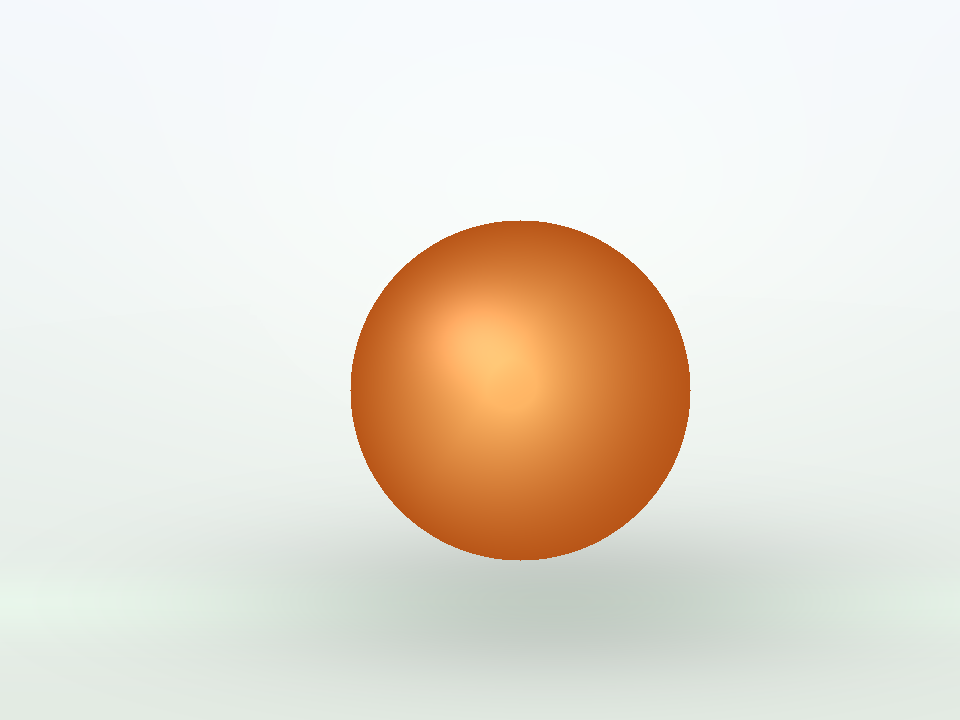
#> input picture 人形机器人综合实践课(2025年1期)/十、经典图像处理算法/doc/Lec10/images/01_ball_clean.png, 960 x 720 px
$ python demo.py
#> lines starting #> are read from the running program, lines starting #| are printed output that depends on the picture; after the words box and inside, x2 and y2 are one past the last pixel; in counts of white or black regions, pixels touching at a corner belong together
"""第十讲 OpenCV 颜色目标检测教学脚本.

按步骤演示 "读图 → 通道 → 滤波 → HSV 阈值 → 形态学 → 轮廓质心",
每一步都会弹出 cv2.imshow 窗口,按任意键进入下一步.
运行方式:
    python demo.py                                   # 默认理想图
    python demo.py --image images/02_ball_floor_bg.png
    python demo.py --tuner                           # 现场 HSV 调参
"""

from __future__ import annotations

import argparse
from pathlib import Path

import cv2
import numpy as np

HERE = Path(__file__).resolve().parent
DEFAULT_IMAGE = HERE / "images" / "01_ball_clean.png"

# 橙色球的 HSV 默认范围 (OpenCV 约定: H ∈ [0,180], S/V ∈ [0,255])
HSV_LOWER = np.array([5, 120, 120], dtype=np.uint8)
HSV_UPPER = np.array([20, 255, 255], dtype=np.uint8)


# ---------------------------------------------------------------------------
# 辅助函数
# ---------------------------------------------------------------------------
MAX_DISPLAY_W = 640  # 显示窗口宽度上限，超出则缩放


def _fit(image: np.ndarray) -> np.ndarray:
    """若图像宽度超过 MAX_DISPLAY_W, 等比缩小后返回; 否则原样返回."""
    h, w = image.shape[:2]
    if w <= MAX_DISPLAY_W:
        return image
    scale = MAX_DISPLAY_W / w
    return cv2.resize(image, (MAX_DISPLAY_W, int(h * scale)), interpolation=cv2.INTER_AREA)


def _show(title: str, image: np.ndarray, out_dir: Path, filename: str) -> None:
    """弹窗展示并同步保存到 outputs/<stem>/ 供教学手册截图使用."""
    out_dir.mkdir(parents=True, exist_ok=True)
    cv2.imwrite(str(out_dir / filename), image)
    cv2.imshow(title, _fit(image))


def _wait_and_close() -> None:
    print("  [按任意键进入下一步]")
    cv2.waitKey(0)
    cv2.destroyAllWindows()


# ---------------------------------------------------------------------------
# Step 0: 读图与显示
# ---------------------------------------------------------------------------
def step0_read_and_show(image_path: Path, out_dir: Path) -> np.ndarray:
    print("\n[Step 0] 读图与显示 —— OpenCV 默认 BGR")
    img = cv2.imread(str(image_path))
#> img is the input picture: shape (720, 960, 3); mean B, G, R 213.4, 224.9, 231.8
    if img is None:
        raise FileNotFoundError(f"无法读取图片: {image_path}")
    h, w, c = img.shape
#> h = 720; w = 960; c = 3
    print(f"  文件: {image_path.name}")
    print(f"  尺寸: height={h}, width={w}, channels={c}")
#|   尺寸: height=720, width=960, channels=3
    print(f"  dtype: {img.dtype}  (注意: 通道顺序为 BGR, 不是 RGB)")
#|   dtype: uint8  (注意: 通道顺序为 BGR, 不是 RGB)
    _show("Step0 Original (BGR)", img, out_dir, "step0_original.png")
    _wait_and_close()
    return img


# ---------------------------------------------------------------------------
# Step 1: RGB 三通道
# ---------------------------------------------------------------------------
def step1_rgb_channels(img: np.ndarray, out_dir: Path) -> None:
    print("\n[Step 1] RGB 三通道可视化")
    b, g, r = cv2.split(img)  # OpenCV 顺序是 B,G,R
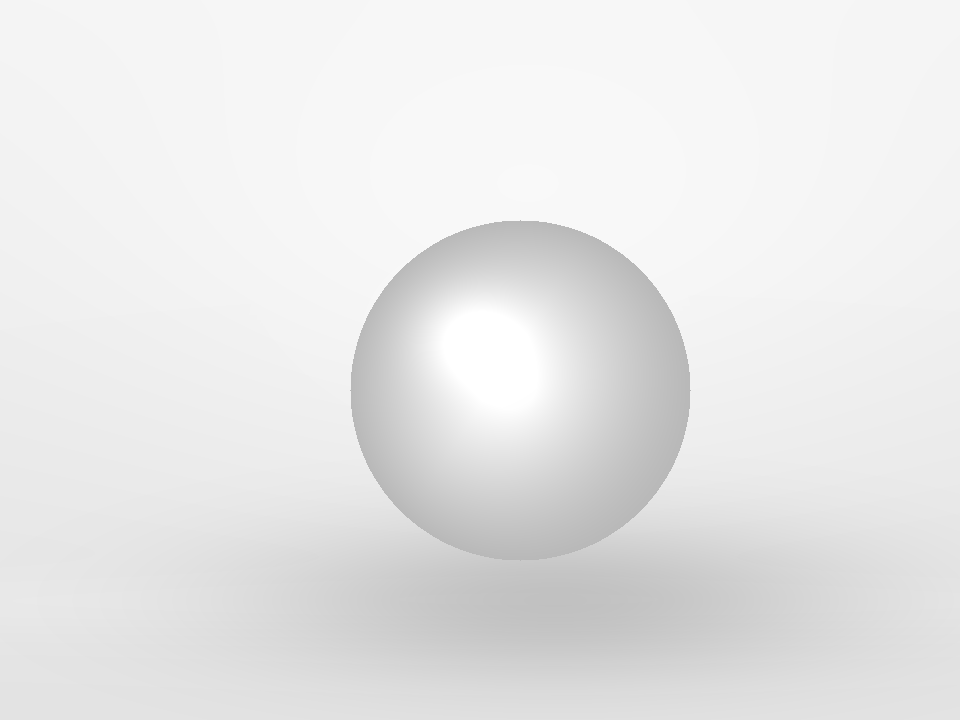
#> r: shape (720, 960); min 184, max 255, mean 231.8
    cv2.imshow("Step1 B channel", _fit(b))
    cv2.imshow("Step1 G channel", _fit(g))
    cv2.imshow("Step1 R channel", _fit(r))
    cv2.imwrite(str(out_dir / "step1_channel_B.png"), b)
    cv2.imwrite(str(out_dir / "step1_channel_G.png"), g)
    cv2.imwrite(str(out_dir / "step1_channel_R.png"), r)
    print(f"  B mean={b.mean():.1f}  G mean={g.mean():.1f}  R mean={r.mean():.1f}")
#|   B mean=213.4  G mean=224.9  R mean=231.8
    print("  橙色球在 R 通道上最亮, 在 B 通道上最暗 —— 但颜色筛选依旧困难")
    _wait_and_close()


# ---------------------------------------------------------------------------
# Step 2: HSV 三通道
# ---------------------------------------------------------------------------
def step2_hsv_channels(img: np.ndarray, out_dir: Path) -> np.ndarray:
    print("\n[Step 2] 转 HSV 并拆通道 ")
    hsv = cv2.cvtColor(img, cv2.COLOR_BGR2HSV)
#> hsv: shape (720, 960, 3); mean H, S, V 69.3, 30.9, 237
    h, s, v = cv2.split(hsv)
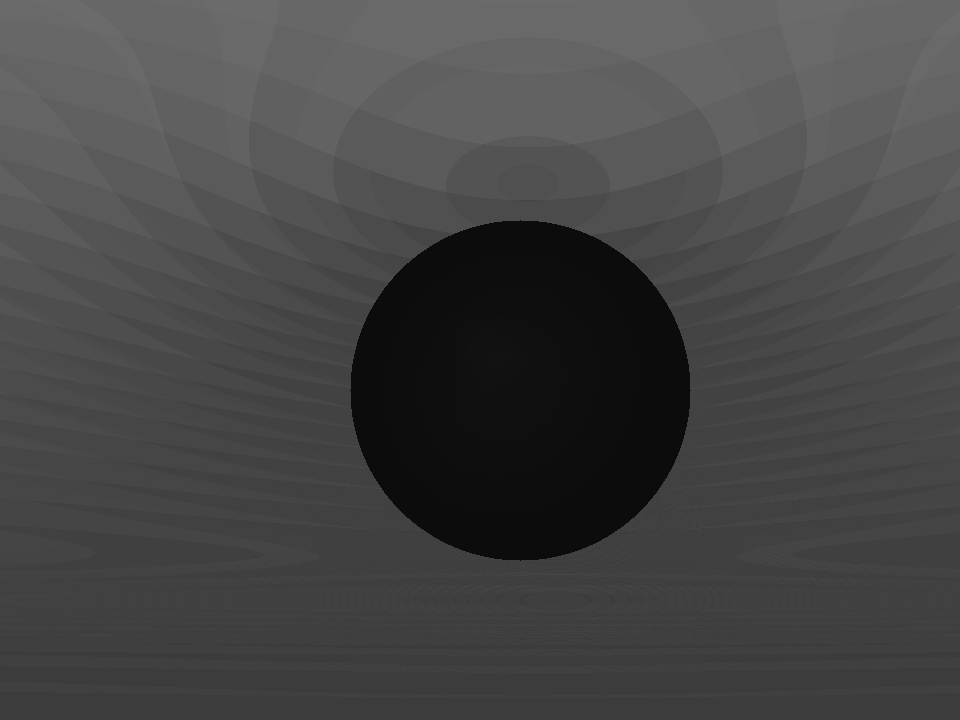
#> h: shape (720, 960); min 11, max 107, mean 69.3
    cv2.imshow("Step2 H (hue, 0-180)", _fit(h))
    cv2.imshow("Step2 S (saturation)", _fit(s))
    cv2.imshow("Step2 V (value)", _fit(v))
    cv2.imwrite(str(out_dir / "step2_channel_H.png"), h)
    cv2.imwrite(str(out_dir / "step2_channel_S.png"), s)
    cv2.imwrite(str(out_dir / "step2_channel_V.png"), v)
    print(f"  H range: [{h.min()}, {h.max()}]  (OpenCV 约定 0-180)")
#|   H range: [11, 107]  (OpenCV 约定 0-180)
    print(f"  S range: [{s.min()}, {s.max()}]  V range: [{v.min()}, {v.max()}]")
#|   S range: [3, 223]  V range: [184, 255]
    print("  橙色球在 H 通道聚集成一块稳定区域, 这正是我们能用 inRange 切出它的原因")
    _wait_and_close()
    return hsv


# ---------------------------------------------------------------------------
# Step 3: 高斯滤波
# ---------------------------------------------------------------------------
def step3_blur(img: np.ndarray, out_dir: Path) -> np.ndarray:
    print("\n[Step 3] 高斯滤波 —— 削弱噪声, 让颜色面稳定")
    blurred = cv2.GaussianBlur(img, (5, 5), 0)
    pair = np.hstack([img, blurred])
    cv2.imshow("Step3 Before | After GaussianBlur(5x5)", _fit(pair))
#> in _fit (call 8), `return cv2.resize(image, (MAX_DISPLAY_W, int(h * scale)), interpolatio..`:
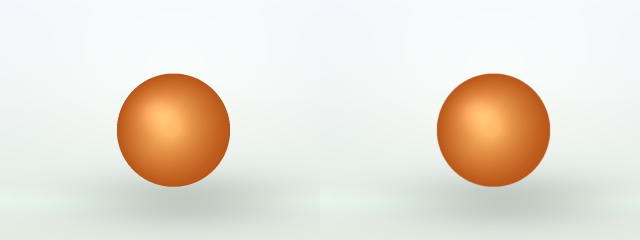
#> returned value: shape (240, 640, 3); mean of channels 0, 1, 2 213.4, 224.9, 231.8; drawn as B, G, R
    cv2.imwrite(str(out_dir / "step3_blur_pair.png"), pair)
    diff = cv2.absdiff(img, blurred).mean()
#> diff = 0.177
    print(f"  滤波前后平均像素差: {diff:.2f}")
#|   滤波前后平均像素差: 0.18
    print("  滤波后 HSV 阈值输出会更干净, 小颗粒噪声被直接抹掉")
    _wait_and_close()
    return blurred


# ---------------------------------------------------------------------------
# Step 4: HSV 阈值分割
# ---------------------------------------------------------------------------
def step4_hsv_mask(blurred: np.ndarray, out_dir: Path) -> np.ndarray:
    print("\n[Step 4] HSV 阈值分割 —— inRange 生成二值 mask")
    hsv = cv2.cvtColor(blurred, cv2.COLOR_BGR2HSV)
#> hsv: shape (720, 960, 3); mean H, S, V 69.1, 30.8, 237
    mask = cv2.inRange(hsv, HSV_LOWER, HSV_UPPER)
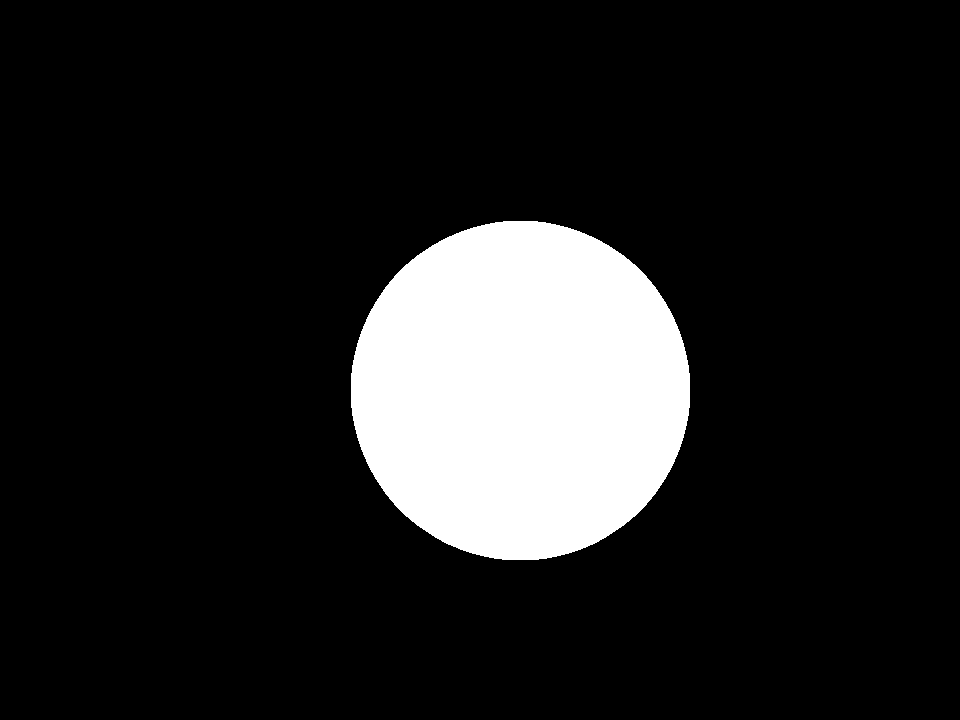
#> mask: shape (720, 960); 13.1% white; 1 white region, box (x1, y1, x2, y2) and area: (351, 221, 690, 560) 90582
    masked = cv2.bitwise_and(blurred, blurred, mask=mask)
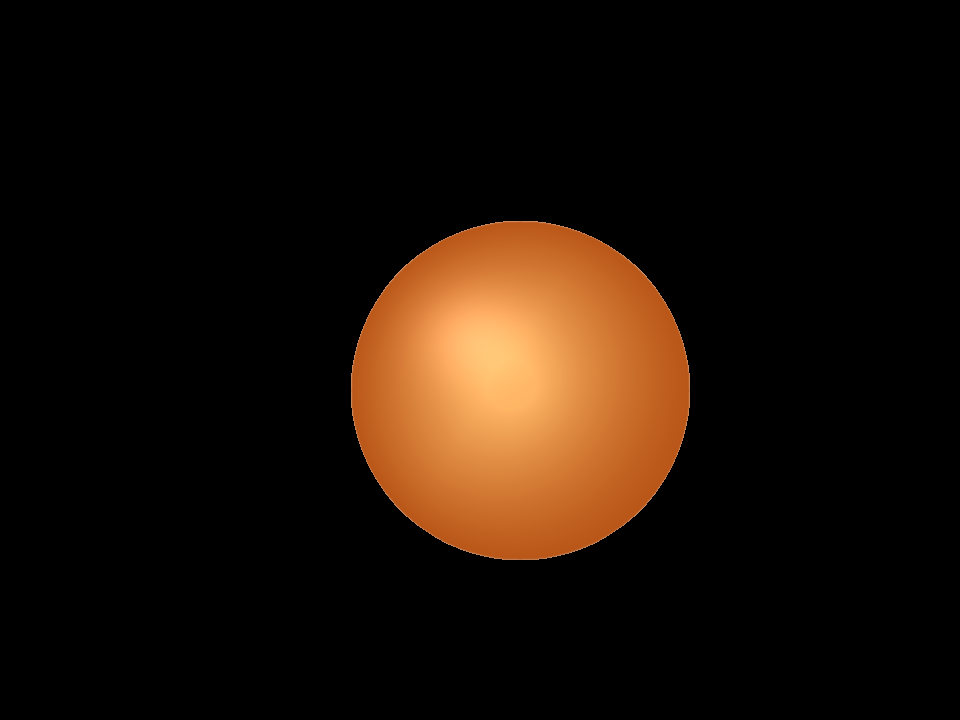
#> masked: shape (720, 960, 3); mean B, G, R 7.2, 16.1, 27.8
    cv2.imshow("Step4 Mask (binary)", _fit(mask))
    cv2.imshow("Step4 Masked color", _fit(masked))
    cv2.imwrite(str(out_dir / "step4_mask.png"), mask)
    cv2.imwrite(str(out_dir / "step4_masked_color.png"), masked)
    fg = int((mask > 0).sum())
#> fg = 90582
    print(f"  HSV 下界: {HSV_LOWER.tolist()}  上界: {HSV_UPPER.tolist()}")
    print(f"  mask 前景像素: {fg} ({fg / mask.size * 100:.2f}%)")
#|   mask 前景像素: 90582 (13.11%)
    _wait_and_close()
    return mask


# ---------------------------------------------------------------------------
# Step 5: 形态学开闭运算
# ---------------------------------------------------------------------------
def step5_morphology(mask: np.ndarray, out_dir: Path) -> np.ndarray:
    print("\n[Step 5] 形态学: 开运算去碎屑, 闭运算补空洞")
    kernel = cv2.getStructuringElement(cv2.MORPH_ELLIPSE, (9, 9))
    opened = cv2.morphologyEx(mask, cv2.MORPH_OPEN, kernel)
    closed = cv2.morphologyEx(opened, cv2.MORPH_CLOSE, kernel)
    triple = np.hstack([mask, opened, closed])
#> triple: shape (720, 2880); 13.1% white; 3 white regions
    cv2.imshow("Step5 Raw | Opened | Closed", _fit(triple))
#> in _fit (call 11), `return cv2.resize(image, (MAX_DISPLAY_W, int(h * scale)), interpolatio..`:
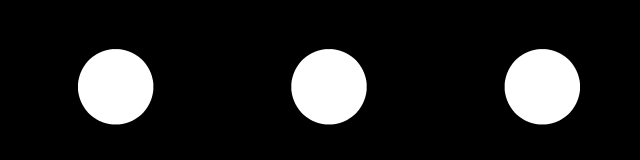
#> returned value: shape (160, 640); min 0, max 255, mean 33.4
    cv2.imwrite(str(out_dir / "step5_mask_raw.png"), mask)
    cv2.imwrite(str(out_dir / "step5_mask_opened.png"), opened)
    cv2.imwrite(str(out_dir / "step5_mask_closed.png"), closed)
    cv2.imwrite(str(out_dir / "step5_triple.png"), triple)
    print(f"  raw 前景={int((mask > 0).sum())}  opened={int((opened > 0).sum())}  closed={int((closed > 0).sum())}")
#|   raw 前景=90582  opened=90582  closed=90582
    _wait_and_close()
    return closed


# ---------------------------------------------------------------------------
# Step 6: 轮廓 + 包围盒 + 质心
# ---------------------------------------------------------------------------
def step6_contour_centroid(img: np.ndarray, clean_mask: np.ndarray, out_dir: Path) -> None:
    print("\n[Step 6] 提轮廓 -> 取最大 -> 画包围盒 + 质心")
    contours, _ = cv2.findContours(clean_mask, cv2.RETR_EXTERNAL, cv2.CHAIN_APPROX_SIMPLE)
#> contours = 1 contour; box (x1, y1, x2, y2) and area: (351, 221, 690, 560) 90101
    if not contours:
        print("  未检测到任何轮廓, 检查 HSV 阈值"); return
    c = max(contours, key=cv2.contourArea)
#> c = contour of 484 points, box (x1, y1, x2, y2) (351, 221, 690, 560), area 90101
    x, y, w, h = cv2.boundingRect(c)
#> x = 351; y = 221; w = 339; h = 339
    m = cv2.moments(c)
#> m = moments, m00 90101, centre m10/m00, m01/m00 = (520, 390.1)
    cx = int(m["m10"] / m["m00"]) if m["m00"] else x + w // 2
#> cx = 520
    cy = int(m["m01"] / m["m00"]) if m["m00"] else y + h // 2
#> cy = 390
    vis = img.copy()
    cv2.rectangle(vis, (x, y), (x + w, y + h), (0, 255, 0), 2)
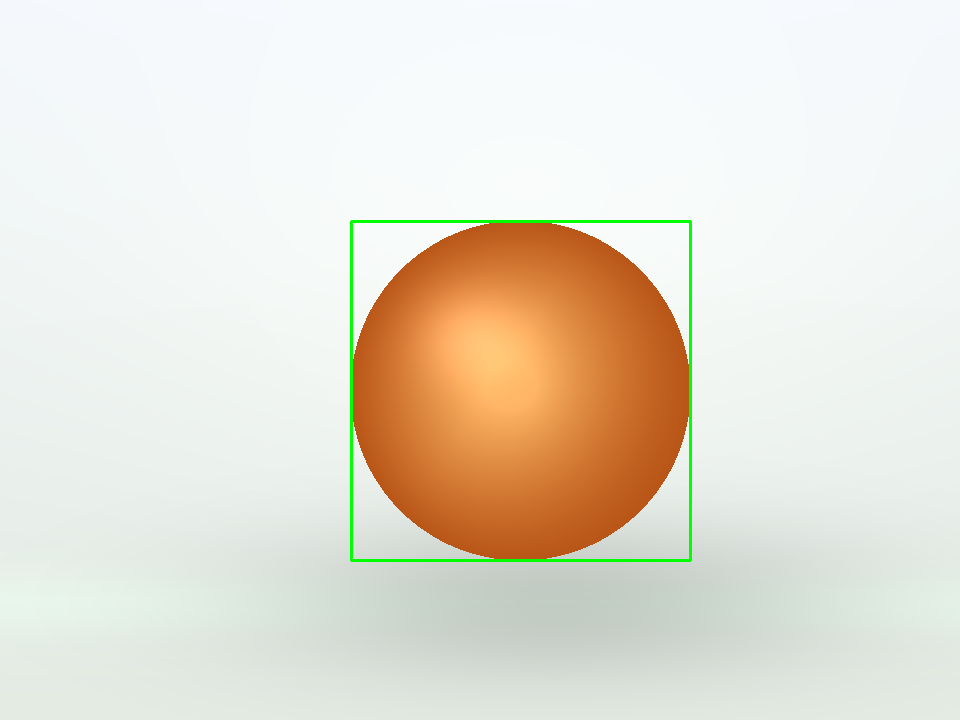
#> vis: shape (720, 960, 3); 0.59% of pixels changed, all inside (x1, y1, x2, y2) = (350, 220, 692, 562)
    cv2.drawMarker(vis, (cx, cy), (0, 0, 255), cv2.MARKER_CROSS, 20, 2)
#> vis: shape (720, 960, 3); 0.02% of pixels changed, all inside (x1, y1, x2, y2) = (509, 379, 532, 402)
    cv2.imshow("Step6 Detection", _fit(vis))
    cv2.imwrite(str(out_dir / "step6_detection.png"), vis)
    print(f"  bbox=(x={x}, y={y}, w={w}, h={h})")
#|   bbox=(x=351, y=221, w=339, h=339)
    print(f"  centroid=({cx}, {cy})  area={cv2.contourArea(c):.1f}")
#|   centroid=(520, 390)  area=90101.0
    _wait_and_close()


# ---------------------------------------------------------------------------
# Step 7: 现场 HSV 调参 (trackbar)
# ---------------------------------------------------------------------------
# [28 lines left out: function step7_tuner, not called in this run]


# ---------------------------------------------------------------------------
# 主入口
# ---------------------------------------------------------------------------
def run_pipeline(image_path: Path) -> None:
    out_dir = HERE / "outputs" / image_path.stem
    print(f"[pipeline] image={image_path.name}  outputs={out_dir}")
    img = step0_read_and_show(image_path, out_dir)
    step1_rgb_channels(img, out_dir)
    step2_hsv_channels(img, out_dir)
    blurred = step3_blur(img, out_dir)
    mask = step4_hsv_mask(blurred, out_dir)
    clean = step5_morphology(mask, out_dir)
    step6_contour_centroid(img, clean, out_dir)
    print("\n[pipeline] 全部 Step 完成.")


def main() -> None:
    parser = argparse.ArgumentParser(description="第十讲 OpenCV 教学脚本")
    parser.add_argument("--image", type=Path, default=DEFAULT_IMAGE, help="输入图片路径")
    parser.add_argument("--tuner", action="store_true", help="只跑 HSV 调参器 (Step 7)")
    args = parser.parse_args()

    image_path = args.image if args.image.is_absolute() else (HERE / args.image).resolve()
    if args.tuner:
        step7_tuner(image_path)
    else:
        run_pipeline(image_path)


if __name__ == "__main__":
    main()

$ run again, with 人形机器人综合实践课(2025年1期)/十、经典图像处理算法/doc/Lec10/images/02_ball_floor_bg.png copied over 人形机器人综合实践课(2025年1期)/十、经典图像处理算法/doc/Lec10/images/01_ball_clean.png
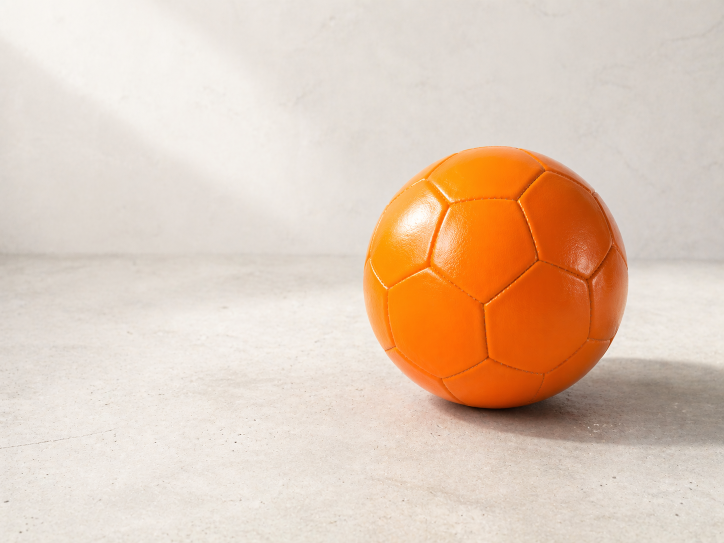
#> input picture 人形机器人综合实践课(2025年1期)/十、经典图像处理算法/doc/Lec10/images/02_ball_floor_bg.png, 1448 x 1086 px (shown at 1/2 size)
#> in step0_read_and_show, img is the input picture: shape (1086, 1448, 3); mean B, G, R 184.2, 202.2, 225.1
#|   尺寸: height=1086, width=1448, channels=3
#|   dtype: uint8  (注意: 通道顺序为 BGR, 不是 RGB)
#|   B mean=184.2  G mean=202.2  R mean=225.1
#|   H range: [3, 173]  (OpenCV 约定 0-180)
#|   S range: [1, 255]  V range: [13, 255]
#> diff = 1.06
#|   滤波前后平均像素差: 1.06
#> in step4_hsv_mask, `mask = cv2.inRange(hsv, HSV_LOWER, HSV_UPPER)`:
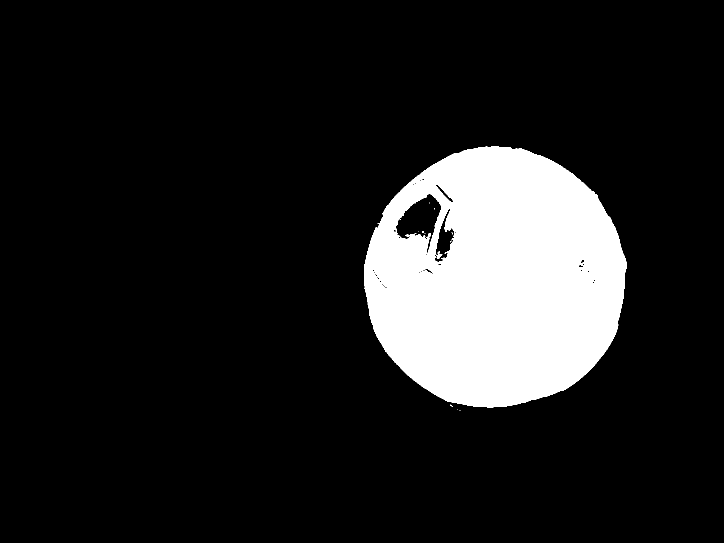
#> mask: shape (1086, 1448) (shown at 1/2 size); 13.1% white; 13 white regions (12 under 20 px), largest, box (x1, y1, x2, y2) and area: (728, 293, 1254, 815) 206011
#> fg = 206060
#|   mask 前景像素: 206060 (13.10%)
#> opened: shape (1086, 1448); 13.1% white; 1 white region, box (x1, y1, x2, y2) and area: (728, 293, 1254, 815) 205390
#> closed: shape (1086, 1448); 13.1% white; 1 white region, box (x1, y1, x2, y2) and area: (728, 293, 1254, 815) 206396
#> triple: shape (1086, 4344); 13.1% white; 15 white regions (12 under 20 px)
#|   raw 前景=206060  opened=205390  closed=206396
#> contours = 1 contour; box (x1, y1, x2, y2) and area: (728, 293, 1254, 815) 212844
#> in step6_contour_centroid, `c = max(contours, key=cv2.contourArea)`: c = contour of 780 points, box (x1, y1, x2, y2) (728, 293, 1254, 815), area 212844
#> in step6_contour_centroid, `x, y, w, h = cv2.boundingRect(c)`: x = 728; y = 293; w = 526; h = 522
#> m = moments, m00 212844.5, centre m10/m00, m01/m00 = (990.3, 556.2)
#> cx = 990
#> cy = 556
#> in step6_contour_centroid, `cv2.rectangle(vis, (x, y), (x + w, y + h), (0, 255, 0), 2)`:
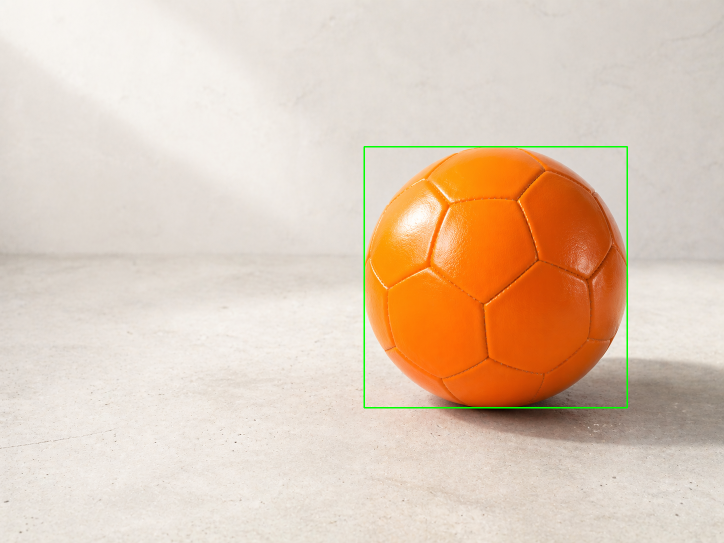
#> vis: shape (1086, 1448, 3) (shown at 1/2 size); 0.4% of pixels changed, all inside (x1, y1, x2, y2) = (727, 292, 1256, 817)
#|   bbox=(x=728, y=293, w=526, h=522)
#|   centroid=(990, 556)  area=212844.5
